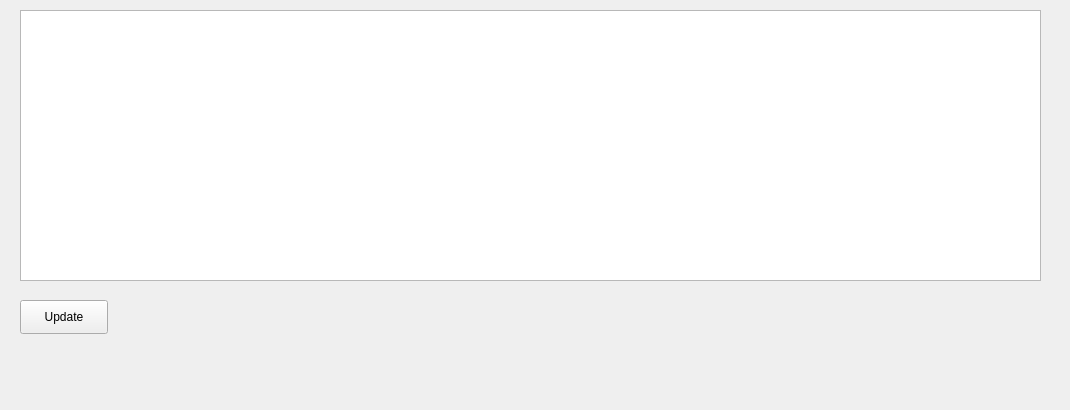
<?xml version="1.0" encoding="UTF-8"?>
<ui version="4.0">
 <class>Widget</class>
 <widget class="QWidget" name="Widget">
  <property name="geometry">
   <rect>
    <x>0</x>
    <y>0</y>
    <width>1070</width>
    <height>410</height>
   </rect>
  </property>
  <property name="windowTitle">
   <string>Widget</string>
  </property>
  <widget class="QTableView" name="tableView">
   <property name="geometry">
    <rect>
     <x>20</x>
     <y>10</y>
     <width>1021</width>
     <height>271</height>
    </rect>
   </property>
  </widget>
  <widget class="QPushButton" name="update">
   <property name="geometry">
    <rect>
     <x>20</x>
     <y>300</y>
     <width>88</width>
     <height>34</height>
    </rect>
   </property>
   <property name="text">
    <string>Update</string>
   </property>
  </widget>
 </widget>
 <layoutdefault spacing="6" margin="11"/>
 <resources/>
 <connections/>
</ui>
